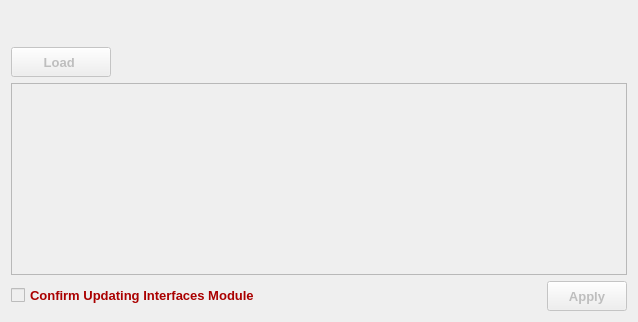
     <widget class="QWidget" name="modTab">
      <property name="enabled">
       <bool>false</bool>
      </property>
      <attribute name="title">
       <string>Modules</string>
      </attribute>
      <layout class="QVBoxLayout" name="verticalLayout_11">
       <item>
        <layout class="QHBoxLayout" name="horizontalLayout_17">
         <item>
          <layout class="QVBoxLayout" name="verticalLayout_10">
           <item>
            <layout class="QHBoxLayout" name="horizontalLayout_12">
             <item>
              <spacer name="horizontalSpacer_8">
               <property name="orientation">
                <enum>Qt::Horizontal</enum>
               </property>
               <property name="sizeHint" stdset="0">
                <size>
                 <width>40</width>
                 <height>20</height>
                </size>
               </property>
              </spacer>
             </item>
             <item>
              <widget class="QLabel" name="modCmLbl">
               <property name="sizePolicy">
                <sizepolicy hsizetype="Expanding" vsizetype="Preferred">
                 <horstretch>0</horstretch>
                 <verstretch>0</verstretch>
                </sizepolicy>
               </property>
               <property name="minimumSize">
                <size>
                 <width>200</width>
                 <height>30</height>
                </size>
               </property>
               <property name="maximumSize">
                <size>
                 <width>700</width>
                 <height>30</height>
                </size>
               </property>
               <property name="font">
                <font>
                 <family>Tahoma</family>
                 <pointsize>10</pointsize>
                 <weight>75</weight>
                 <bold>true</bold>
                </font>
               </property>
               <property name="styleSheet">
                <string notr="true">color: rgb(85, 0, 127);</string>
               </property>
               <property name="text">
                <string/>
               </property>
              </widget>
             </item>
             <item>
              <spacer name="horizontalSpacer_5">
               <property name="orientation">
                <enum>Qt::Horizontal</enum>
               </property>
               <property name="sizeHint" stdset="0">
                <size>
                 <width>40</width>
                 <height>20</height>
                </size>
               </property>
              </spacer>
             </item>
            </layout>
           </item>
           <item>
            <layout class="QHBoxLayout" name="horizontalLayout_16">
             <property name="sizeConstraint">
              <enum>QLayout::SetMaximumSize</enum>
             </property>
             <item>
              <widget class="QPushButton" name="modBrowsBtn">
               <property name="enabled">
                <bool>false</bool>
               </property>
               <property name="sizePolicy">
                <sizepolicy hsizetype="Preferred" vsizetype="Preferred">
                 <horstretch>0</horstretch>
                 <verstretch>0</verstretch>
                </sizepolicy>
               </property>
               <property name="minimumSize">
                <size>
                 <width>100</width>
                 <height>30</height>
                </size>
               </property>
               <property name="maximumSize">
                <size>
                 <width>300</width>
                 <height>30</height>
                </size>
               </property>
               <property name="font">
                <font>
                 <family>Tahoma</family>
                 <pointsize>10</pointsize>
                 <weight>75</weight>
                 <bold>true</bold>
                </font>
               </property>
               <property name="text">
                <string>Load </string>
               </property>
               <property name="icon">
                <iconset resource="../../../../image.qrc">
                 <normaloff>:/Image/brows.png</normaloff>:/Image/brows.png</iconset>
               </property>
              </widget>
             </item>
             <item>
              <widget class="QLabel" name="modInfoLbl">
               <property name="sizePolicy">
                <sizepolicy hsizetype="Expanding" vsizetype="Preferred">
                 <horstretch>0</horstretch>
                 <verstretch>0</verstretch>
                </sizepolicy>
               </property>
               <property name="minimumSize">
                <size>
                 <width>400</width>
                 <height>30</height>
                </size>
               </property>
               <property name="maximumSize">
                <size>
                 <width>1500</width>
                 <height>30</height>
                </size>
               </property>
               <property name="font">
                <font>
                 <family>Tahoma</family>
                 <pointsize>10</pointsize>
                 <weight>75</weight>
                 <bold>true</bold>
                </font>
               </property>
               <property name="styleSheet">
                <string notr="true">color: rgb(170, 0, 0);</string>
               </property>
               <property name="text">
                <string/>
               </property>
              </widget>
             </item>
             <item>
              <spacer name="horizontalSpacer_3">
               <property name="orientation">
                <enum>Qt::Horizontal</enum>
               </property>
               <property name="sizeHint" stdset="0">
                <size>
                 <width>40</width>
                 <height>20</height>
                </size>
               </property>
              </spacer>
             </item>
            </layout>
           </item>
          </layout>
         </item>
         <item>
          <widget class="QLabel" name="label_5">
           <property name="minimumSize">
            <size>
             <width>64</width>
             <height>64</height>
            </size>
           </property>
           <property name="maximumSize">
            <size>
             <width>64</width>
             <height>64</height>
            </size>
           </property>
           <property name="text">
            <string/>
           </property>
           <property name="pixmap">
            <pixmap resource="../../../../image.qrc">:/Image/sfp2.png</pixmap>
           </property>
          </widget>
         </item>
        </layout>
       </item>
       <item>
        <widget class="QTableView" name="modTV">
         <property name="alternatingRowColors">
          <bool>true</bool>
         </property>
         <property name="selectionMode">
          <enum>QAbstractItemView::SingleSelection</enum>
         </property>
         <property name="selectionBehavior">
          <enum>QAbstractItemView::SelectRows</enum>
         </property>
        </widget>
       </item>
       <item>
        <layout class="QHBoxLayout" name="horizontalLayout_10">
         <property name="sizeConstraint">
          <enum>QLayout::SetFixedSize</enum>
         </property>
         <item>
          <widget class="QCheckBox" name="modChB">
           <property name="font">
            <font>
             <family>Tahoma</family>
             <pointsize>10</pointsize>
             <weight>75</weight>
             <bold>true</bold>
            </font>
           </property>
           <property name="styleSheet">
            <string notr="true">color: rgb(170, 0, 0);</string>
           </property>
           <property name="text">
            <string>Confirm Updating Interfaces Module</string>
           </property>
          </widget>
         </item>
         <item>
          <spacer name="horizontalSpacer_12">
           <property name="font">
            <font>
             <family>Tahoma</family>
             <pointsize>10</pointsize>
            </font>
           </property>
           <property name="orientation">
            <enum>Qt::Horizontal</enum>
           </property>
           <property name="sizeHint" stdset="0">
            <size>
             <width>40</width>
             <height>20</height>
            </size>
           </property>
          </spacer>
         </item>
         <item>
          <widget class="QPushButton" name="modOkBtn">
           <property name="enabled">
            <bool>false</bool>
           </property>
           <property name="sizePolicy">
            <sizepolicy hsizetype="Preferred" vsizetype="Preferred">
             <horstretch>0</horstretch>
             <verstretch>0</verstretch>
            </sizepolicy>
           </property>
           <property name="minimumSize">
            <size>
             <width>80</width>
             <height>30</height>
            </size>
           </property>
           <property name="maximumSize">
            <size>
             <width>150</width>
             <height>30</height>
            </size>
           </property>
           <property name="font">
            <font>
             <family>Tahoma</family>
             <pointsize>10</pointsize>
             <weight>75</weight>
             <bold>true</bold>
            </font>
           </property>
           <property name="text">
            <string>Apply</string>
           </property>
          </widget>
         </item>
        </layout>
       </item>
      </layout>
     </widget>
